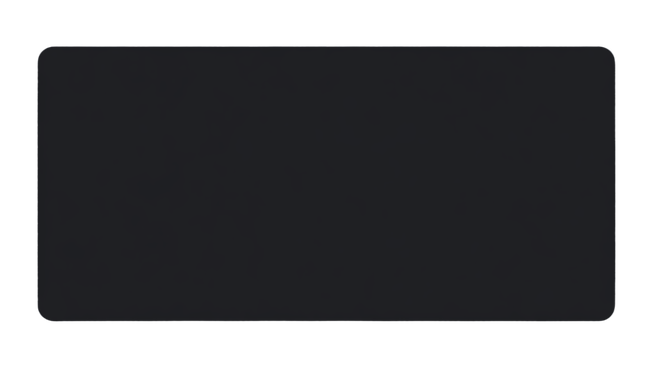
#> input picture src/assets/raw/聊天框-原图.png, 653 x 368 px, shrunk from 1672 x 941 before the run
$ python -i ingest_chat_bubble.py   (imports and definitions only)
#> lines starting #> are read from the running program, lines starting #| are printed output that depends on the picture
#> further down, picture is the input picture: PIL image 653x368 RGBA; mean R, G, B, A 20.8, 21.3, 23.5, 168
# -*- coding: utf-8 -*-
"""Ingest root 聊天框.png into theme frames (+ teal outgoing variant)."""
from __future__ import annotations

import shutil
from pathlib import Path

from PIL import Image

ROOT = Path(__file__).resolve().parents[3]
PKG_ASSETS = Path(__file__).resolve().parents[1] / "src" / "assets"
RAW = PKG_ASSETS / "raw"
FRAMES = PKG_ASSETS / "themes" / "default" / "frames"
BACKUP = RAW / "replace-4k-uncropped"
PLAY_ASSETS = Path(__file__).resolve().parents[1] / "playground" / "main-loop" / "assets"
MARGIN = 24


def tint_teal(img: Image.Image) -> Image.Image:
    r, g, b, a = img.split()
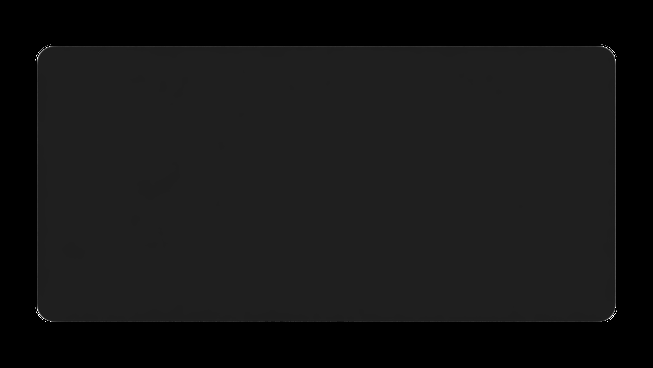
#> r: PIL image 653x368 L; min 0, max 255, mean 20.8
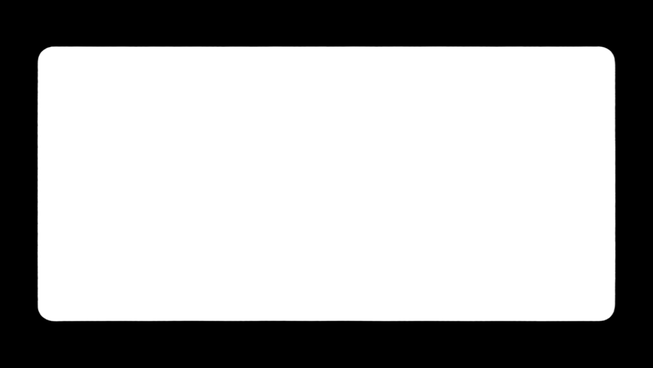
#> a: PIL image 653x368 L; min 0, max 255, mean 168
    rf = r.point(lambda v: int(v * 0.55 + 20 * 0.45))
    gf = g.point(lambda v: int(v * 0.55 + 110 * 0.45))
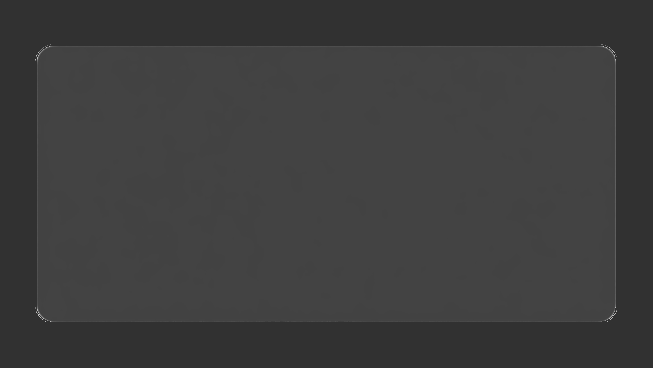
#> gf: PIL image 653x368 L; min 49, max 189, mean 60.9
    bf = b.point(lambda v: int(v * 0.55 + 95 * 0.45))
    return Image.merge("RGBA", (rf, gf, bf, a))
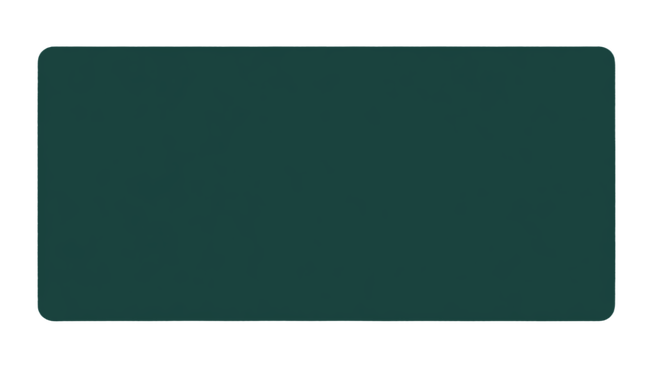
#> returned value: PIL image 653x368 RGBA; mean R, G, B, A 20.4, 60.9, 55.4, 168; transparent parts drawn white


# [43 lines left out: function main, not called in this run]


# [2 lines not run here, left out]

>>> from PIL import Image
>>> picture = Image.open('../src/assets/raw/聊天框-原图.png')
>>> result = tint_teal(picture)
